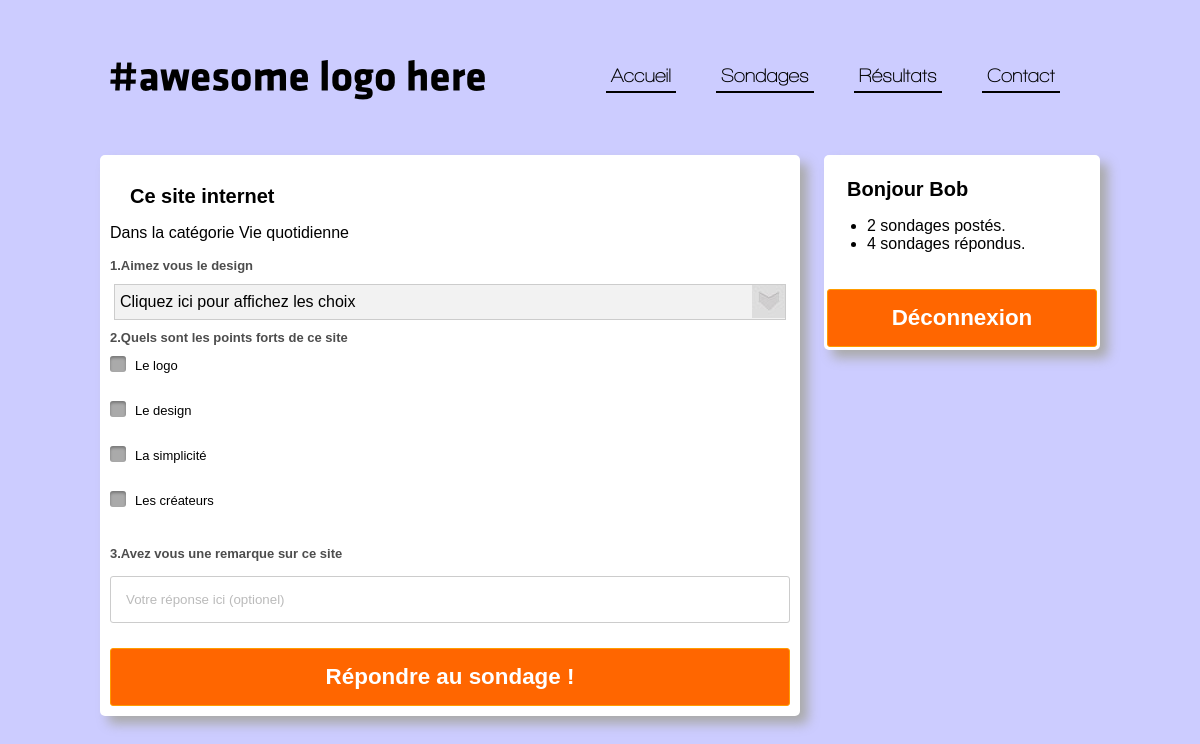
/liste_sondages.php?id=48 (signed in), run on the app's committed database.
### tables this page shows
CREATE TABLE IF NOT EXISTS `sondages` (
  `id` int(11) NOT NULL AUTO_INCREMENT,
  `titre` text NOT NULL,
  `id_membre` int(11) NOT NULL,
  `nb_question` int(11) NOT NULL,
  `categorie` text NOT NULL,
  `date` date NOT NULL,
  `nb_rempli` int(11) NOT NULL,
  PRIMARY KEY (`id`)
);

CREATE TABLE IF NOT EXISTS `question` (
  `id` int(11) NOT NULL AUTO_INCREMENT,
  `id_sondage` int(11) NOT NULL,
  `numero` int(11) NOT NULL,
  `type` int(11) NOT NULL,
  `titre` text NOT NULL,
  PRIMARY KEY (`id`)
);

CREATE TABLE IF NOT EXISTS `multiple` (
  `id` int(11) NOT NULL AUTO_INCREMENT,
  `id_question` int(11) NOT NULL,
  `nb_choix` int(11) NOT NULL,
  `choix1` text NOT NULL,
  `choix2` text NOT NULL,
  `choix3` text NOT NULL,
  `choix4` text NOT NULL,
  `choix5` text NOT NULL,
  `choix6` text NOT NULL,
  `choix7` text NOT NULL,
  `choix8` text NOT NULL,
  `choix9` text NOT NULL,
  `choix10` text NOT NULL,
  PRIMARY KEY (`id`)
);

### includes/sql.php (called while the page is built)
<?php
					$connSQL['hote']="localhost";
				   $connSQL['util']="root";
				   $connSQL['pass']="";
				   $connSQL['base']="test";
				   ?>

### includes/fonctions.php (called while the page is built, shortened)
<?php
				include 'sql.php';
			   function requete($requete) {
				   global $connSQL;
						   if(function_exists("mysqli_query")) {
							   $resultat=@mysqli_query($connSQL['conn'],$requete) or
			die("<font color=\"#AD0018\"><b>$requete<br>erreur</b></font>");
						   } else {
							   $resultat=@mysql_query($requete) or die("<font
			color=\"#AD0018\">".erreur(3)."</b></font>");
						   }
				   return $resultat;
			   }
			   function reqfetch($resultat) {
				   if(function_exists("mysqli_fetch_array")) {
					   return mysqli_fetch_array($resultat);
				   } else {
					   return mysql_fetch_array($resultat);
				   }
			   }

### liste_sondages.php (the view, shortened to what this page needs)
<?php session_start();
include 'includes/haut.php';
include 'includes/menu.php';
include 'includes/fonctions.php';
?>
		<div class="contenu">
			<div class="corps">
				<form method="POST" action="reponse.php">
				<?php
					if(isset($_GET['id']))
					{
						$sql = 'SELECT *  FROM sondages WHERE id = "'.$_GET['id'].'"';
						$req = requete($sql);
						while ($data = reqfetch($req))
						{
							echo '<h1>'.$data['titre'].'</h1><p> Dans la catégorie '.$data['categorie'].'</p>';
							$sql = 'SELECT *  FROM question WHERE id_sondage = "'.$data['id'].'" ORDER BY id ASC';
							$req = requete($sql);
							while ($question = reqfetch($req))
							{
								echo "<h2>".$question['numero'].".".$question['titre']."</h2>";
								if($question['type']==1)
								{
									$sql2 = 'SELECT * FROM multiple WHERE id_question = "'.$question['id'].'"';
									$req2 = requete($sql2);
									echo '<div class="checkbox" >';
									while ($choix = reqfetch($req2))
									{
										for($k=1;$k<=$choix['nb_choix'];$k++)
										{
											echo "<label for='check".$k.$question['numero']."'>".$choix['choix'.$k]."</label><br><br>";
										}
									}
									echo "</div>";
								}
								if($question['type']==2)
								{
									$sql1 = 'SELECT *  FROM multiple WHERE id_question = "'.$question['id'].'"';
									$req1 = requete($sql1);
									echo "<div class='styled-select'>";
									while ($choix = reqfetch($req1))
									{
										echo "<select  name='reponse".$question['numero']."[]' >";
										echo "<option selected disabled>Cliquez ici pour affichez les choix</option> ";
										echo "</select>	</div>";
									}
								}
								if($question['type']==3)
								{
									echo "<input type='text' name='reponse".$question['numero']."[]'  placeholder='Votre réponse ici (optionel)'>";
								}
							}
						}
						echo "<button type='submit'>Répondre au sondage !</button>	";
					}
					?>
				</form>
			</div>
			<div class="barredroite">
				<?php if(!isset($_SESSION['pseudo'])){?>
				<div class="bloc">
					<form class="form1" id="start" action="connexion.php" method="post">
				<?php if(isset($_GET['erreur'])){echo '<p>Vous avez du vous trompez...</p>'; }?>
						<input type="text" name="pseudo" placeholder="Ton pseudo " required="">
							<input type="password" name="mdp" placeholder="Mot de passe" required="">
							<button type="submit">Connexion</button>
							<a href="inscription.php"class="inscritToi">(pas encore inscris ?)</a>
					</form>
				</div>
				<?php
				}
				else{
				?>
					<div class="bloc">
							<h1><?php echo "Bonjour ".$_SESSION['pseudo']; ?></h1>
							<p>
								<ul>
									<li><?php echo $_SESSION["nb_sondages"]." sondages postés."; ?></li>
									<li><?php echo $_SESSION["nb_reponses"]." sondages répondus."; ?></li>
								</ul>
							</p>
							<button  onclick="window.location='deco.php';">Déconnexion</button>
				</div>
				<?php }				?>
			</div>
		</div>
	</div>
	</body>
</html>

### css/design.css (style rules this page uses)
html { padding:0px; width:100%; height:100%; }
body { font-family:Arial,Sans; margin:0px; padding:0px; width:100%; height:100%; background-color:#ccccff; }
.contenu { margin-top:0; margin-bottom:20px; height:100%; }
.corps { float:left; margin-bottom:20px; background-color:white; width:680px; padding:10px; border-radius:5px; box-shadow: 8px 8px 12px #aaa; }
.bloc { margin-bottom:20px; background-color:white; padding:3px; border-radius:5px; box-shadow: 8px 8px 12px #aaa; float:right; width:270px; }
input checkbox h1,h2,h3 { margin-top:10px; font-family:Arial,Sans; text-align:left; font-size:13px; color:#4d4d4d; }
h1 { text-align:left; font-size:20px; }
input { margin: 5px 0; padding: 15px; width: 100%; *width: 518px; box-sizing: border-box; border: 1px solid #ccc; border-radius: 3px; }
button { margin: 20px 0px 0px 0px; padding: 15px 8px; width: 100%; cursor: pointer; border: 1px solid #ff9c00; overflow: visible; display: inline-block; color: #fff; font: bold 1.4em arial, sans; background-color: #ff6600; border-radius: 3px; }
.styled-select { cursor:pointer; background: url(../img/select.jpg) no-repeat right #f2f2f2; border: 1px solid #ccc; width:auto; margin: 4px; }
.styled-select select { cursor:pointer; background: transparent; width: 100%; padding: 5px; font-size: 16px; line-height: 1; border: 0; border-radius: 0; height: 34px; -webkit-appearance: none; }
h1 { margin-top:20px; margin-left:20px; }
label { display: inline-block; cursor: pointer; position: relative; padding-left: 25px; margin-right: 15px; font-size: 13px; }
label:before { content: ""; display: inline-block; width: 16px; height: 16px; margin-right: 10px; position: absolute; left: 0; bottom: 1px; background-color: #aaa; box-shadow: inset 0px 2px 3px 0px rgba(0, 0, 0, .3), 0px 1px 0px 0px rgba(255, 255, 255, .8); }
.checkbox label { margin-bottom: 10px; }
.checkbox label:before { border-radius: 3px; }

### data on the page
sondages: titre "Ce site internet", categorie "Vie quotidienne"
question: numero "1", titre "Aimez vous le design", type 2 (drawn)
question: numero "2", titre "Quels sont les points forts de ce site"
multiple: choix1 "Le logo", choix2 "Le design", choix3 "La simplicité", choix4 "Les créateurs"
question: numero "3", titre "Avez vous une remarque sur ce site"

### other printed values
$_SESSION['pseudo'] "Bob"
$_SESSION["nb_sondages"] "2"
$_SESSION["nb_reponses"] "4"
